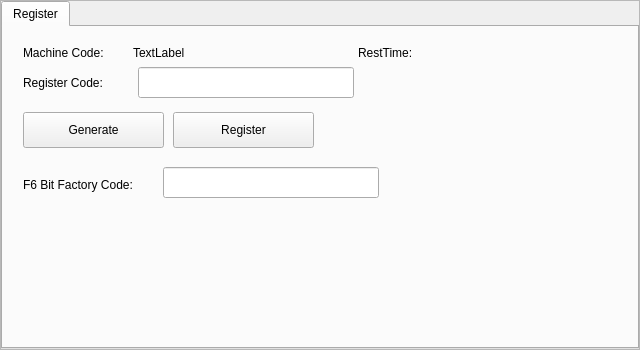
<?xml version="1.0" encoding="UTF-8"?>
<ui version="4.0">
 <class>ICSettingsFrame</class>
 <widget class="QFrame" name="ICSettingsFrame">
  <property name="geometry">
   <rect>
    <x>0</x>
    <y>0</y>
    <width>640</width>
    <height>350</height>
   </rect>
  </property>
  <property name="windowTitle">
   <string>Frame</string>
  </property>
  <property name="frameShape">
   <enum>QFrame::StyledPanel</enum>
  </property>
  <property name="frameShadow">
   <enum>QFrame::Raised</enum>
  </property>
  <layout class="QVBoxLayout" name="verticalLayout">
   <property name="spacing">
    <number>0</number>
   </property>
   <property name="leftMargin">
    <number>0</number>
   </property>
   <property name="topMargin">
    <number>0</number>
   </property>
   <property name="rightMargin">
    <number>0</number>
   </property>
   <property name="bottomMargin">
    <number>0</number>
   </property>
   <item>
    <widget class="ICTabWidget" name="tabWidget">
     <property name="tabPosition">
      <enum>QTabWidget::North</enum>
     </property>
     <property name="currentIndex">
      <number>0</number>
     </property>
     <widget class="QWidget" name="registerPage">
      <attribute name="title">
       <string>Register</string>
      </attribute>
      <widget class="QLabel" name="label">
       <property name="geometry">
        <rect>
         <x>20</x>
         <y>15</y>
         <width>96</width>
         <height>21</height>
        </rect>
       </property>
       <property name="text">
        <string>Machine Code:</string>
       </property>
      </widget>
      <widget class="QLabel" name="machineCode">
       <property name="geometry">
        <rect>
         <x>130</x>
         <y>15</y>
         <width>226</width>
         <height>21</height>
        </rect>
       </property>
       <property name="text">
        <string>TextLabel</string>
       </property>
      </widget>
      <widget class="QLabel" name="label_2">
       <property name="geometry">
        <rect>
         <x>20</x>
         <y>45</y>
         <width>96</width>
         <height>21</height>
        </rect>
       </property>
       <property name="text">
        <string>Register Code:</string>
       </property>
      </widget>
      <widget class="ICLineEditWithVirtualKeyboard" name="registerCode">
       <property name="geometry">
        <rect>
         <x>135</x>
         <y>40</y>
         <width>216</width>
         <height>31</height>
        </rect>
       </property>
      </widget>
      <widget class="QPushButton" name="generateButton">
       <property name="geometry">
        <rect>
         <x>20</x>
         <y>85</y>
         <width>141</width>
         <height>36</height>
        </rect>
       </property>
       <property name="text">
        <string>Generate</string>
       </property>
      </widget>
      <widget class="QPushButton" name="registerButton">
       <property name="geometry">
        <rect>
         <x>170</x>
         <y>85</y>
         <width>141</width>
         <height>36</height>
        </rect>
       </property>
       <property name="text">
        <string>Register</string>
       </property>
      </widget>
      <widget class="QLabel" name="tipLabel">
       <property name="geometry">
        <rect>
         <x>315</x>
         <y>90</y>
         <width>261</width>
         <height>21</height>
        </rect>
       </property>
       <property name="palette">
        <palette>
         <active>
          <colorrole role="WindowText">
           <brush brushstyle="SolidPattern">
            <color alpha="255">
             <red>255</red>
             <green>0</green>
             <blue>0</blue>
            </color>
           </brush>
          </colorrole>
         </active>
         <inactive>
          <colorrole role="WindowText">
           <brush brushstyle="SolidPattern">
            <color alpha="255">
             <red>255</red>
             <green>0</green>
             <blue>0</blue>
            </color>
           </brush>
          </colorrole>
         </inactive>
         <disabled>
          <colorrole role="WindowText">
           <brush brushstyle="SolidPattern">
            <color alpha="255">
             <red>118</red>
             <green>118</green>
             <blue>117</blue>
            </color>
           </brush>
          </colorrole>
         </disabled>
        </palette>
       </property>
       <property name="text">
        <string/>
       </property>
      </widget>
      <widget class="QLabel" name="label_3">
       <property name="geometry">
        <rect>
         <x>355</x>
         <y>15</y>
         <width>96</width>
         <height>21</height>
        </rect>
       </property>
       <property name="text">
        <string>RestTime:</string>
       </property>
      </widget>
      <widget class="QLabel" name="restTime">
       <property name="geometry">
        <rect>
         <x>430</x>
         <y>15</y>
         <width>146</width>
         <height>21</height>
        </rect>
       </property>
       <property name="palette">
        <palette>
         <active>
          <colorrole role="WindowText">
           <brush brushstyle="SolidPattern">
            <color alpha="255">
             <red>255</red>
             <green>0</green>
             <blue>0</blue>
            </color>
           </brush>
          </colorrole>
         </active>
         <inactive>
          <colorrole role="WindowText">
           <brush brushstyle="SolidPattern">
            <color alpha="255">
             <red>255</red>
             <green>0</green>
             <blue>0</blue>
            </color>
           </brush>
          </colorrole>
         </inactive>
         <disabled>
          <colorrole role="WindowText">
           <brush brushstyle="SolidPattern">
            <color alpha="255">
             <red>118</red>
             <green>118</green>
             <blue>117</blue>
            </color>
           </brush>
          </colorrole>
         </disabled>
        </palette>
       </property>
       <property name="text">
        <string/>
       </property>
      </widget>
      <widget class="QLabel" name="fcCodeLabel">
       <property name="geometry">
        <rect>
         <x>20</x>
         <y>150</y>
         <width>131</width>
         <height>16</height>
        </rect>
       </property>
       <property name="text">
        <string>F6 Bit Factory Code:</string>
       </property>
      </widget>
      <widget class="ICLineEditWithVirtualKeyboard" name="fcode">
       <property name="geometry">
        <rect>
         <x>160</x>
         <y>140</y>
         <width>216</width>
         <height>31</height>
        </rect>
       </property>
      </widget>
     </widget>
    </widget>
   </item>
  </layout>
 </widget>
 <customwidgets>
  <customwidget>
   <class>ICTabWidget</class>
   <extends>QTabWidget</extends>
   <header>ictabwidget.h</header>
   <container>1</container>
  </customwidget>
  <customwidget>
   <class>ICLineEditWithVirtualKeyboard</class>
   <extends>QLineEdit</extends>
   <header>iclineeditwithvirtualkeyboard.h</header>
  </customwidget>
 </customwidgets>
 <resources/>
 <connections/>
</ui>
